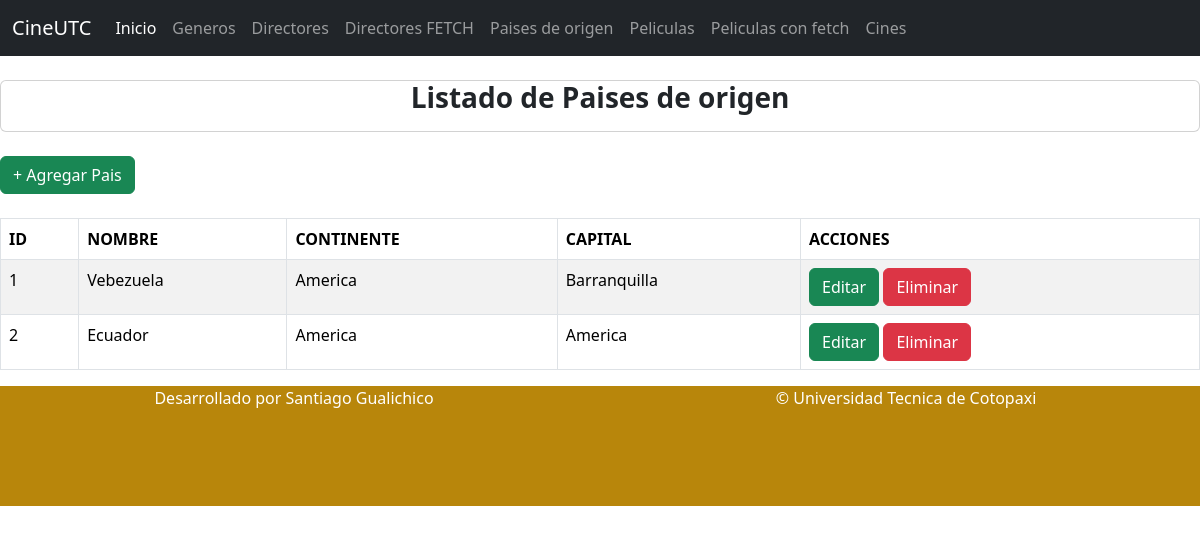
/listadoPaises, run on the app's committed database.
### Aplicaciones/Cartelera/models.py (models this page shows, shortened)
class PaisesOrigen(models.Model):
    id_pais = models.AutoField(primary_key=True)
    nombre_pais = models.CharField(max_length=50)
    continente_pais = models.CharField(max_length=50)
    capital_pais = models.CharField(max_length=50)

### Aplicaciones/Cartelera/views.py (the view)
# urls.py: path('listadoPaises', views.ListadoPaises, name = 'listadoPaises'),
def ListadoPaises(request):
    paises = PaisesOrigen.objects.all()
    return render(request, "listadoPaises.html", {'paises':paises})

### Aplicaciones/Cartelera/templates/listadoPaises.html (shortened to what this page needs)
{% extends "./plantilla.html" %}
{% block body%}
<br>
<div class="card">
    <div class="card-title  text-center">
        <h3><b>Listado de Paises de origen</b></h3>
    </div>
</div>
<br>
<a href="paisAddForm" class="btn btn-success">+ Agregar Pais</a>
<br><br>
<table class="table table-bordered table-striped table-hover" id="tbl">
    <thead>
        <tr>
            <th>ID</th>
            <th>NOMBRE</th>
            <th>CONTINENTE</th>
            <th>CAPITAL</th>
            <th>ACCIONES</th>
        </tr>
    </thead>
    <tbody>
       {% for paisesTemp in paises %}
            <tr>
                <td>{{paisesTemp.id_pais}}</td>
                <td>{{paisesTemp.nombre_pais}}</td>
                <td>{{paisesTemp.continente_pais}}</td>
                <td>{{paisesTemp.capital_pais}}</td>
                <td>
                    <a href="{% url 'paisEditForm' paisesTemp.id_pais %}" class="btn btn-success">Editar</a>
                    <a href="{% url 'paisDel' paisesTemp.id_pais %}" onclick="return confirm('Estas seguro de eliminarlo')" class="btn btn-danger">Eliminar</a>
                </td>
            </tr>
        {% endfor %}
    </tbody>
</table>
{% endblock %}

### data on the page
PaisesOrigen: id_pais "1", nombre_pais "Vebezuela", continente_pais "America", capital_pais "Barranquilla"
PaisesOrigen: id_pais "2", nombre_pais "Ecuador", continente_pais "America", capital_pais "America"
